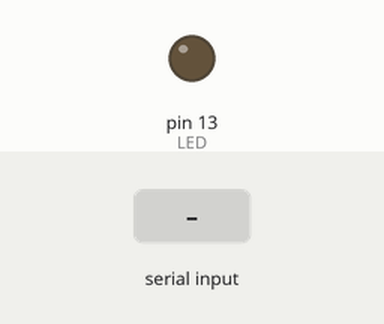
Simulated run of this sketch. Board: Arduino Uno, built with avr-gcc and run on an emulated ATmega328P. On the bench: output pins drawn as LEDs (lit = HIGH). The test bench sets the inputs (shaded band).

Above: at 1.2 s.
1.3 s: "1" received over Serial
At 2.1 s:
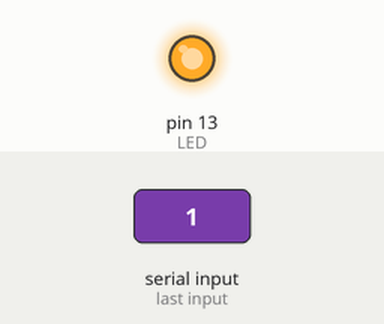
2.8 s: "0" received over Serial
At 3.2 s:
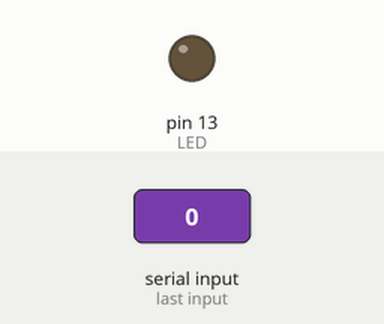
Timing chart, 0 to 5.8 s (numbered marks = the images above; inputs shaded):
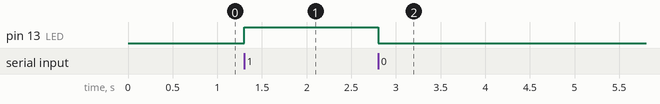

The sketch:

eegtalk.ino
```cpp
#define LED 13

int inlet;

void setup() {
    pinMode(LED, OUTPUT);
    Serial.begin(9600);
    digitalWrite(LED, LOW);
}

void loop() {
    if (Serial.available() > 0) {
        inlet = Serial.read();
        switch (inlet) {
            case '1':
            digitalWrite(LED, HIGH);
            break;
            case '0':
            digitalWrite(LED, LOW);
            break;
            default:
            Serial.println("What?");
            break;
        }
    }
}
```

Measured:
- after the input at 1.3 s, pin 13 (LED): LOW → HIGH at once
- after the input at 2.8 s, pin 13 (LED): HIGH → LOW at once
